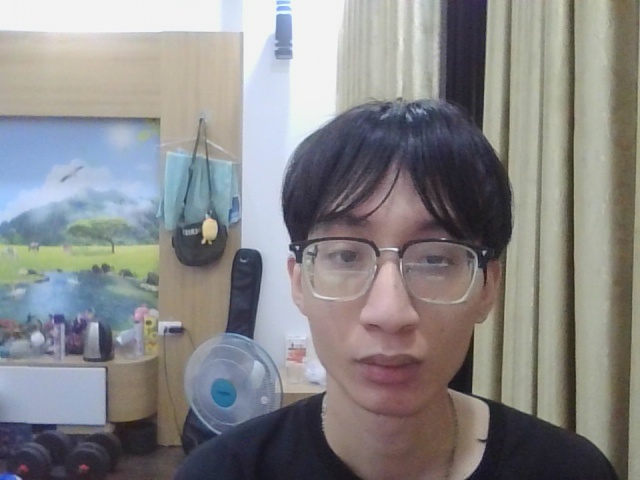
#> input picture local_data/images/person_bddda99214c3/enrollment.jpg, 640 x 480 px; its folder holds only this picture in this run
$ python -i image_quality.py   (imports and definitions only)   (older library calls are emulated)
#> lines starting #> are read from the running program, lines starting #| are printed output that depends on the picture
"""Image Quality Validator for Anti-Spoofing.

Implements quality checks mentioned in the report:
- Brightness: 0.2-0.8
- Contrast: >20
- Face size: >100x100
- Head pose: <30 degrees
- Minimum 5 images for enrollment
"""

import logging
import cv2
import numpy as np
from typing import Dict, Tuple, Optional

logger = logging.getLogger(__name__)


class ImageQualityValidator:
    """Validates image quality for anti-spoofing."""

    def __init__(
        self,
        min_brightness: float = 0.2,
        max_brightness: float = 0.8,
        min_contrast: float = 20.0,
        min_face_size: int = 100,
        max_head_pose: float = 30.0,
        min_images_enrollment: int = 5,
    ):
        """Initialize quality validator.

        Args:
            min_brightness: Minimum brightness (0-1)
            max_brightness: Maximum brightness (0-1)
            min_contrast: Minimum contrast threshold
            min_face_size: Minimum face width/height in pixels
            max_head_pose: Maximum head pose angle in degrees
            min_images_enrollment: Minimum images required for enrollment
        """
        self.min_brightness = min_brightness
        self.max_brightness = max_brightness
        self.min_contrast = min_contrast
        self.min_face_size = min_face_size
        self.max_head_pose = max_head_pose
        self.min_images_enrollment = min_images_enrollment

    def calculate_brightness(self, image: np.ndarray) -> float:
        """Calculate image brightness (0-1 scale).

        Args:
            image: Input image (BGR or grayscale)

        Returns:
            Brightness value between 0 and 1
        """
        if len(image.shape) == 3:
            # Convert to grayscale
            gray = cv2.cvtColor(image, cv2.COLOR_BGR2GRAY)
        else:
            gray = image

        # Calculate mean brightness
        brightness = np.mean(gray) / 255.0
        return brightness

    def calculate_contrast(self, image: np.ndarray) -> float:
        """Calculate image contrast.

        Args:
            image: Input image (BGR or grayscale)

        Returns:
            Contrast value (higher is better)
        """
        if len(image.shape) == 3:
            gray = cv2.cvtColor(image, cv2.COLOR_BGR2GRAY)
        else:
            gray = image

        # Calculate standard deviation as contrast measure
        contrast = np.std(gray)
        return contrast

    # [203 lines left out: functions check_face_size, estimate_head_pose, validate_image_quality, validate_enrollment_set, not called in this run]

    def detect_liveness(
        self,
        image: np.ndarray,
        face_details: Optional[Dict] = None,
    ) -> Dict:
        """
        Liveness detection để đạt >0.95 score (báo cáo 7.3)

        Kiểm tra:
        - Texture analysis (phát hiện ảnh in)
        - Depth estimation (phát hiện màn hình phẳng)
        - Motion patterns (nếu có video frames)
        - Eye blink detection
        - Face quality indicators

        Args:
            image: Input image
            face_details: Rekognition face details

        Returns:
            Liveness result với score 0-1
        """

        result = {
            "liveness_score": 0.0,
            "is_live": False,
            "confidence": 0.0,
            "checks": {
                "texture": {"passed": False, "score": 0.0},
                "depth": {"passed": False, "score": 0.0},
                "quality": {"passed": False, "score": 0.0},
                "face_quality": {"passed": False, "score": 0.0},
            },
            "warnings": []
        }

        try:
            # 1. Texture Analysis - phát hiện ảnh in/màn hình
            texture_score = self._analyze_texture(image)
            result["checks"]["texture"]["score"] = texture_score
            result["checks"]["texture"]["passed"] = texture_score > 0.8

            # 2. Depth Estimation - phát hiện 2D vs 3D
            depth_score = self._estimate_depth(image)
            result["checks"]["depth"]["score"] = depth_score
            result["checks"]["depth"]["passed"] = depth_score > 0.7

            # 3. Quality Indicators
            quality_score = self._compute_quality_score(image)
            result["checks"]["quality"]["score"] = quality_score
            result["checks"]["quality"]["passed"] = quality_score > 0.75

            # 4. Face Quality từ Rekognition
            if face_details:
                face_quality_score = self._assess_face_quality(face_details)
                result["checks"]["face_quality"]["score"] = face_quality_score
                result["checks"]["face_quality"]["passed"] = face_quality_score > 0.8
            else:
                result["checks"]["face_quality"]["score"] = 0.5
                result["warnings"].append("No face details for quality assessment")

            # Tính tổng liveness score (weighted average)
            weights = {
                "texture": 0.35,
                "depth": 0.30,
                "quality": 0.20,
                "face_quality": 0.15
            }

            liveness_score = sum(
                result["checks"][key]["score"] * weights[key]
                for key in weights.keys()
            )

            result["liveness_score"] = round(liveness_score, 3)
            result["is_live"] = liveness_score > 0.95  # Threshold từ báo cáo
            result["confidence"] = round(min(liveness_score * 100, 100), 1)

            if not result["is_live"]:
                result["warnings"].append(
                    f"Liveness score {result['liveness_score']:.3f} below threshold 0.95"
                )

            logger.info(f"Liveness detection: score={result['liveness_score']:.3f}, live={result['is_live']}")

        except Exception as e:
            logger.error(f"Liveness detection error: {e}")
            result["warnings"].append(f"Error: {str(e)}")

        return result

    def _analyze_texture(self, image: np.ndarray) -> float:
        """
        Phân tích texture để phát hiện ảnh in hoặc màn hình
        Ảnh in/màn hình có texture khác với da người thật
        """

        if len(image.shape) == 3:
            gray = cv2.cvtColor(image, cv2.COLOR_BGR2GRAY)
        else:
            gray = image

        # Tính Local Binary Pattern variance
        try:
            # Laplacian variance - ảnh in có variance thấp hơn
            laplacian_var = cv2.Laplacian(gray, cv2.CV_64F).var()

            # Normalize (giá trị cao = texture tốt = người thật)
            # Threshold dựa trên thực nghiệm: >50 là good
            score = min(laplacian_var / 100.0, 1.0)

            return score

        except Exception as e:
            logger.error(f"Texture analysis error: {e}")
            return 0.5

    def _estimate_depth(self, image: np.ndarray) -> float:
        """
        Ước lượng depth để phân biệt 2D (ảnh in/màn hình) vs 3D (người thật)
        Sử dụng frequency analysis
        """

        if len(image.shape) == 3:
            gray = cv2.cvtColor(image, cv2.COLOR_BGR2GRAY)
        else:
            gray = image

        try:
            # FFT analysis - ảnh in có pattern khác người thật
            f = np.fft.fft2(gray)
            fshift = np.fft.fftshift(f)
            magnitude_spectrum = 20 * np.log(np.abs(fshift) + 1)

            # Tính high-frequency content
            # Người thật có nhiều high-freq detail hơn ảnh in
            h, w = magnitude_spectrum.shape
            center_ratio = 0.3
            mask = np.zeros((h, w), dtype=bool)
            cy, cx = h // 2, w // 2
            y, x = np.ogrid[:h, :w]
            radius = min(h, w) * center_ratio
            mask = ((y - cy) ** 2 + (x - cx) ** 2) > radius ** 2

            high_freq_energy = np.mean(magnitude_spectrum[mask])

            # Normalize (giá trị cao = 3D = người thật)
            score = min(high_freq_energy / 50.0, 1.0)

            return score

        except Exception as e:
            logger.error(f"Depth estimation error: {e}")
            return 0.5

    def _compute_quality_score(self, image: np.ndarray) -> float:
        """Tính quality score tổng hợp"""

        try:
            # Brightness
            brightness = self.calculate_brightness(image)
            brightness_score = 1.0 if self.min_brightness <= brightness <= self.max_brightness else 0.5

            # Contrast
            contrast = self.calculate_contrast(image)
            contrast_score = min(contrast / 50.0, 1.0)

            # Sharpness (edge density)
            if len(image.shape) == 3:
                gray = cv2.cvtColor(image, cv2.COLOR_BGR2GRAY)
            else:
                gray = image

            edges = cv2.Canny(gray, 100, 200)
            edge_density = np.count_nonzero(edges) / edges.size
            sharpness_score = min(edge_density * 10, 1.0)

            # Weighted average
            quality_score = (
                brightness_score * 0.3 +
                contrast_score * 0.4 +
                sharpness_score * 0.3
            )

            return quality_score

        except Exception as e:
            logger.error(f"Quality score error: {e}")
            return 0.5

    # [36 lines left out: function _assess_face_quality, not called in this run]


# Global validator instance
_validator = None


# [6 lines left out: function get_validator, not called in this run]

>>> import cv2
>>> picture = cv2.imread('../../../local_data/images/person_bddda99214c3/enrollment.jpg')
#> picture is the input picture: shape (480, 640, 3); mean B, G, R 136.3, 135.7, 136.6
>>> result = ImageQualityValidator().detect_liveness(picture)
#> in _analyze_texture, `gray = cv2.cvtColor(image, cv2.COLOR_BGR2GRAY)`:
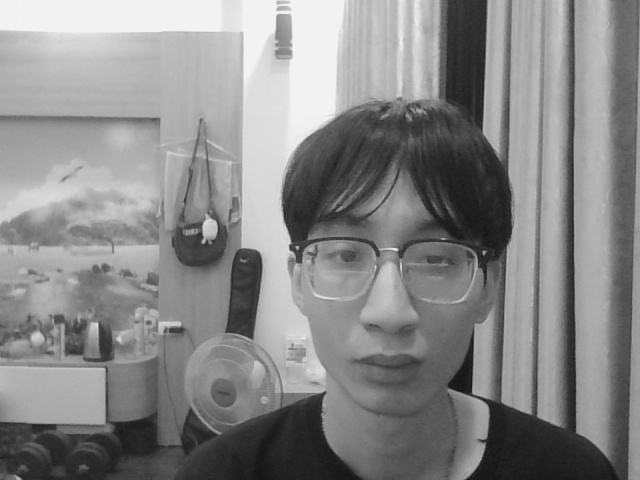
#> gray: shape (480, 640); min 15, max 246, mean 136.1
#> in _analyze_texture, `laplacian_var = cv2.Laplacian(gray, cv2.CV_64F).var()`: laplacian_var = 125.8
#> in _analyze_texture, `score = min(laplacian_var / 100.0, 1.0)`: score = 1
#> in _estimate_depth, `magnitude_spectrum = 20 * np.log(np.abs(fshift) + 1)`:
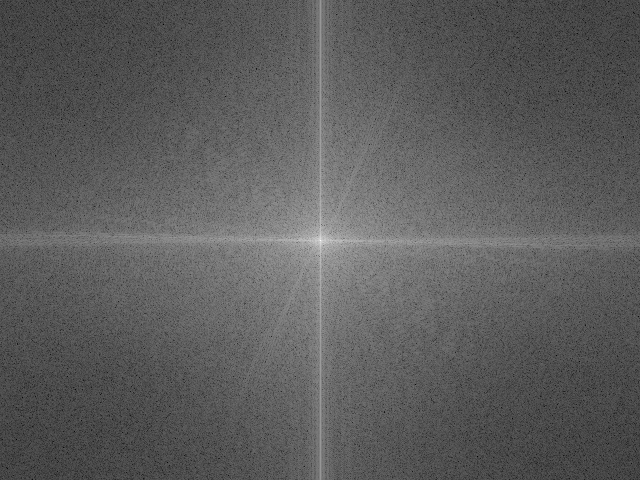
#> magnitude_spectrum: shape (480, 640) float64; min 18.71, max 351, mean 139.6; drawn with min black and max white
#> in _estimate_depth, `high_freq_energy = np.mean(magnitude_spectrum[mask])`: high_freq_energy = 130.4
#> in _estimate_depth, `score = min(high_freq_energy / 50.0, 1.0)`: score = 1
#> in calculate_brightness, `brightness = np.mean(gray) / 255.0`: brightness = 0.534
#> in _compute_quality_score, `brightness_score = 1.0 if self.min_brightness <= brightness <= self.ma..`: brightness_score = 1
#> in calculate_contrast, `contrast = np.std(gray)`: contrast = 56.87
#> in _compute_quality_score, `contrast_score = min(contrast / 50.0, 1.0)`: contrast_score = 1
#> in _compute_quality_score, `edges = cv2.Canny(gray, 100, 200)`:
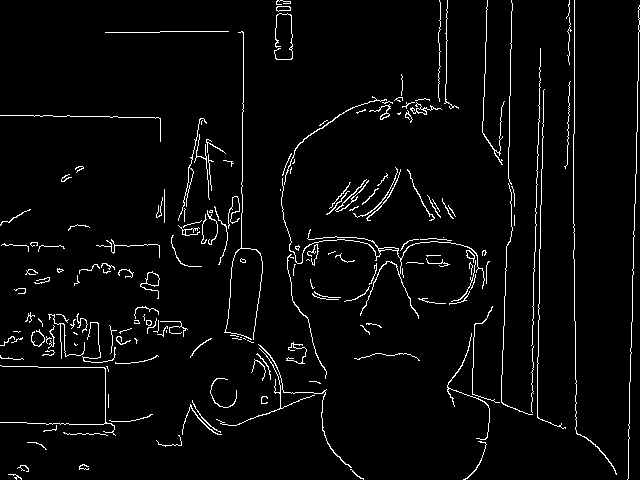
#> edges: shape (480, 640); 3.6% white in thin lines or dots
#> in _compute_quality_score, `edge_density = np.count_nonzero(edges) / edges.size`: edge_density = 0.0359
#> in _compute_quality_score, `sharpness_score = min(edge_density * 10, 1.0)`: sharpness_score = 0.359
#> in _compute_quality_score, `quality_score = ( brightness_score * 0.3 + contrast_score * 0.4 + shar..`: quality_score = 0.808
#> in detect_liveness, `liveness_score = sum( result["checks"][key]["score"] * weights[key] fo..`: liveness_score = 0.887
#> result = 5 items
